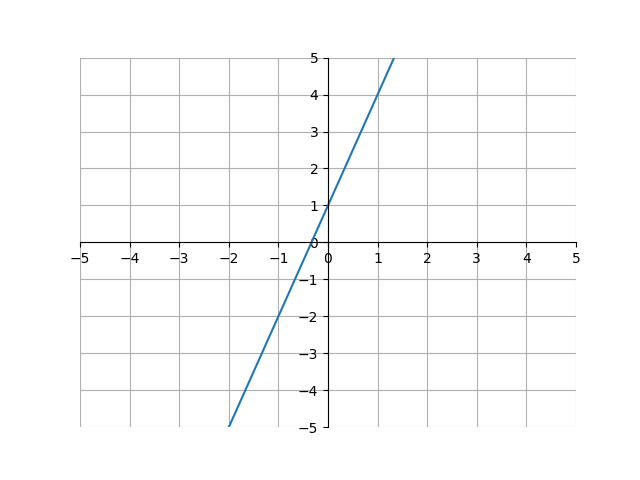

Python code for this plot:
import matplotlib.pyplot as plt
import numpy as np

x = np.arange(-5, 6, 1)
y = 3*x+1

ax = plt.gca()
ax.spines['top'].set_color('none')
ax.spines['left'].set_position('zero')
ax.spines['right'].set_color('none')
ax.spines['bottom'].set_position('zero')

plt.xlim(-5, 5)
plt.ylim(-5, 5)
plt.xticks(np.arange(min(x), max(x)+1, 1.0))
plt.yticks(np.arange(-5, 5+1, 1.0))
plt.plot(x, y)
plt.grid(True)
plt.show()
